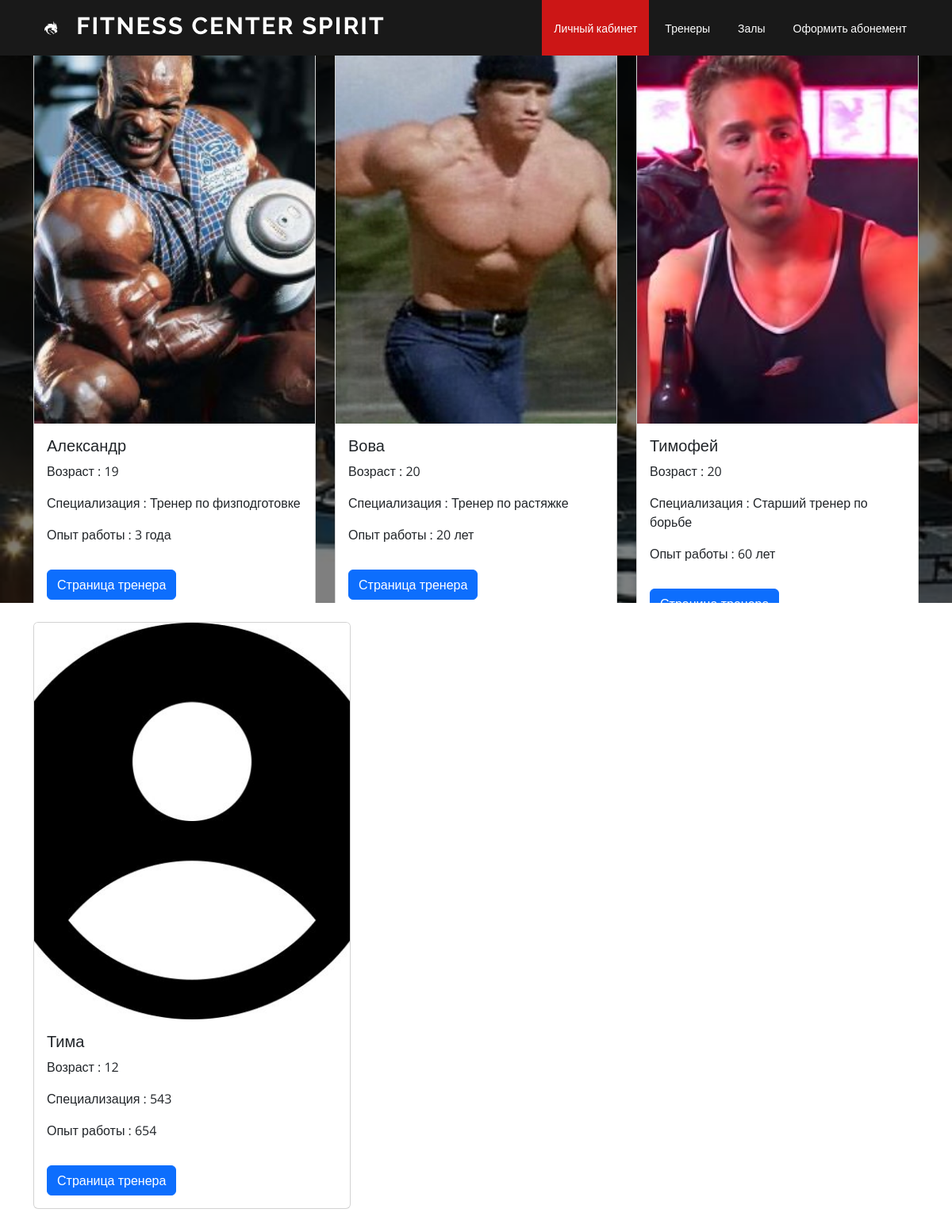
/coach, run on an earlier commit of the app's database.
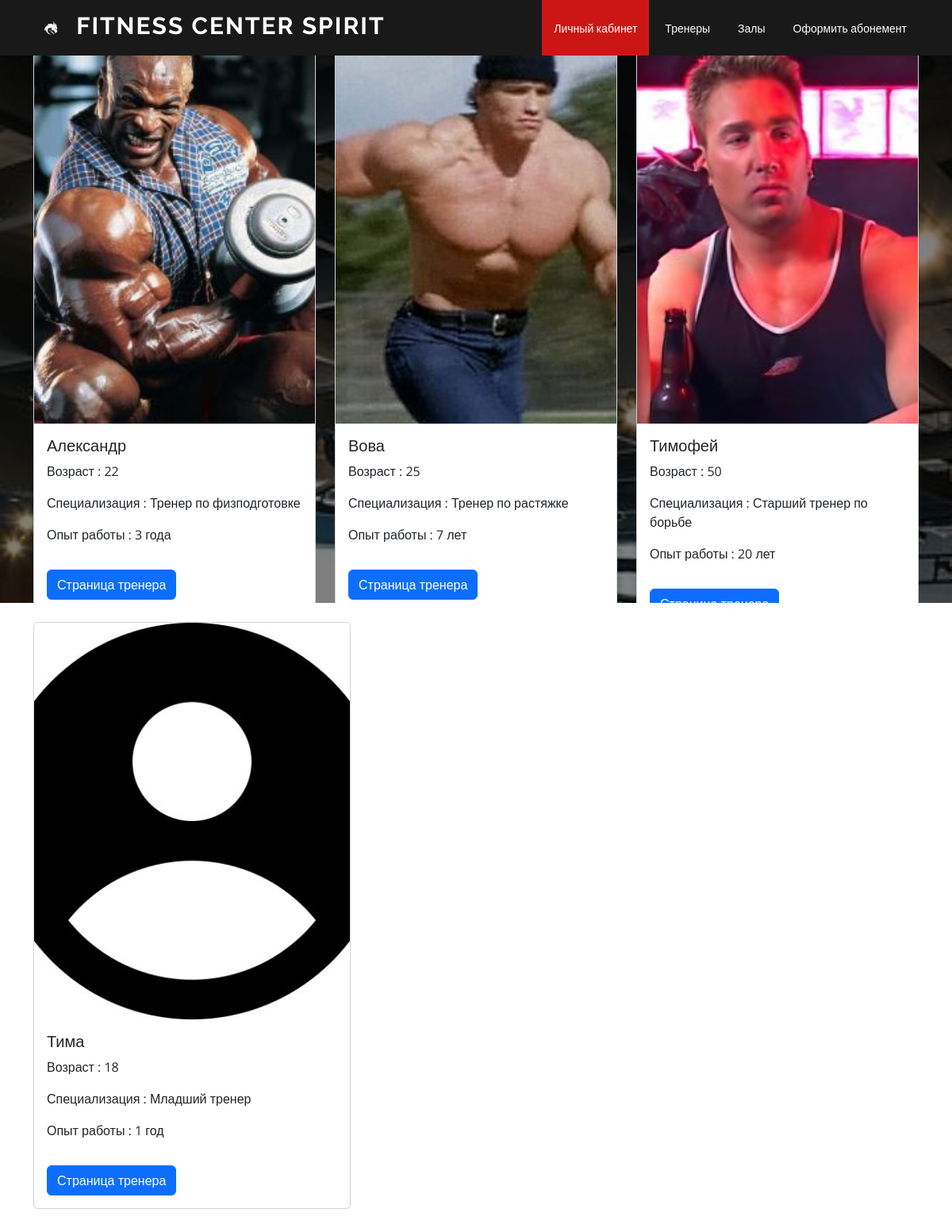
And on a later commit of the database.
### main/models.py (models this page shows, shortened)
class Coach(models.Model):
    name = models.CharField('Имя тренера', max_length=30)
    age = models.IntegerField('Возраст', null=True, blank=True)
    qualification = models.CharField('Специализация', max_length=30, null=True, blank=True)
    experience = models.CharField('Опыт работы', max_length=30, null=True, blank=True)
    gym = models.ManyToManyField(Gym, related_name='Залы')
    image = models.ImageField(null=True, blank=True, upload_to='coachs/')
    is_coach = models.BooleanField('без тренера', blank=True, default=False)
    class Meta:
        verbose_name = 'Тренер'
        verbose_name_plural = 'Тренеры'

### main/views.py (the view)
# urls.py: path('coach', coach, name='coach'),
def coach(request):
    coaches = Coach.objects.filter(is_coach=False)[:3]
    tren = Coach.objects.filter(is_coach=False)[3:]
    context = {"coaches": coaches,
               "tren": tren}
    return render(request, 'main/coach.html', context)

### main/templates/main/coach.html (shortened to what this page needs)
{% extends 'main/base.html' %}
{% block hero %}
<section id="hero" class="d-flex align-items-center">
    <div class="container position-relative">
        <div class="row">
            {% for coach in coaches %}
                <div class="col-md-4">
                    <div class="card" style="width: 100%;">
                        {% if coach.image %}
                            <img src="{{coach.image.url}}" class="card-img-top" alt="..."
                                style="object-fit: cover; height: 500px;">
                        {% else %}
                            <img src="static/main/image/загружено.jpg" class="card-img-top" alt="..."
                                style="object-fit: cover; height: 500px;">
                        {% endif %}
                        <div class="card-body">
                            <h5 class="card-title">{{coach.name}}</h5>
                            <p class="card-text">Возраст : {{coach.age}}</p>
                            <p class="card-text">Специализация : {{coach.qualification}}</p>
                            <p class="card-text">Опыт работы : {{coach.experience}}</p>
                        </div>
                        <div class="card-body">
                            <a href="{% url 'coachview' coach.id %}" class="btn btn-primary">Страница тренера</a>
                        </div>
                    </div>
                </div><br>
            {% endfor %}
        </div>
    </div>
</section>
{% endblock %}
{% block content %}
<br>
<div class="container position-relative">
    <div class="row">
        {% for tr in tren %}
      <div class="col-md-4">
            <div class="card" style="width: 25rem;">
                {% if tr.image %}
                    <img src="{{tr.image.url}}" class="card-img-top" alt="...">
                {% else %}
                    <img src="static/main/image/загружено.jpg" class="card-img-top" alt="..."
                        style="object-fit: cover; height: 500px;">
                {% endif %}
                <div class="card-body">
                    <h5 class="card-title">{{tr.name}}</h5>
                    <p class="card-text">Возраст : {{tr.age}}</p>
                    <p class="card-text">Специализация : {{tr.qualification}}</p>
                    <p class="card-text">Опыт работы : {{tr.experience}}</p>
                </div>
                <div class="card-body">
                    <a href="{% url 'coachview' tr.id %}" class="btn btn-primary">Страница тренера</a>
                </div>
            </div>
        </div>
        {% endfor %}
    </div><br>
</div>
{% endblock %}

### main/templates/main/base.html (shortened to what this page needs)
{% load static %}
<!DOCTYPE html>
<html lang="ru">
<head>
  <link href="static/assets/vendor/aos/aos.css" rel="stylesheet">
  <link href="static/assets/vendor/bootstrap/css/bootstrap.min.css" rel="stylesheet">
  <link href="static/assets/vendor/bootstrap-icons/bootstrap-icons.css" rel="stylesheet">
  <link href="static/assets/vendor/boxicons/css/boxicons.min.css" rel="stylesheet">
  <link href="static/assets/vendor/glightbox/css/glightbox.min.css" rel="stylesheet">
  <link href="static/assets/vendor/swiper/swiper-bundle.min.css" rel="stylesheet">
  <link href="static/assets/css/style.css" rel="stylesheet">
</head>
<body>
  <header id="header" class="d-flex align-items-center">
    <div class="container d-flex align-items-center justify-content-between">
      <h1 class="logo"><img src="static/main/image/logo1.jpg" style="width: 45px; height: 90px;"> <a href="/">Fitness center Spirit</a></h1>
      <nav id="navbar" class="navbar">
        <ul>
          {% if request.user.is_authenticated %}
          <li><a class="nav-link scrollto active" href="profile">Личный кабинет</a></li>
          {% else %}
          <li><a class="nav-link scrollto active" href="login">Личный кабинет</a></li>
          {% endif %}
          <li><a class="nav-link scrollto" href="coach">Тренеры</a></li>
          <li><a class="nav-link scrollto" href="gym">Залы</a></li>
          <li><a class="nav-link scrollto " href="card">Оформить абонемент</a></li>
        </ul>
      </nav>
    </div>
  </header>
{% block hero %}
{% endblock %}
  <main id="main">
      {% block content %}
      {% endblock %}
  </main>
</body>
</html>

### static/assets/css/style.css (style rules this page uses)
body { font-family: "Open Sans", sans-serif; color: #444444; }
a { color: #cc1616; text-decoration: none; }
h1, h2, h3, h4, h5, h6 { font-family: "Raleway", sans-serif; }
#header { background: rgba(25, 25, 25, 0.95); transition: all 0.5s; z-index: 997; height: 70px; }
#header.fixed-top { background: #191919; }
#header .logo { font-size: 30px; margin: 0; padding: 0; line-height: 1; font-weight: 700; letter-spacing: 2px; text-transform: uppercase; }
#header .logo a { color: #fff; }
#header .logo img { max-height: 40px; }
.scrolled-offset { margin-top: 70px; }
.navbar { padding: 0; }
.navbar ul { margin: 0; padding: 0; display: flex; list-style: none; align-items: center; }
.navbar li { position: relative; }
.navbar>ul>li { margin-left: 5px; }
.navbar a, .navbar a:focus { display: flex; align-items: center; justify-content: space-between; padding: 25px 15px 24px 15px; font-size: 14px; color: #fff; white-space: nowrap; transition: 0.3s; }
.navbar a:hover, .navbar .active, .navbar .active:focus, .navbar li:hover>a { background: #cc1616; }
#hero { width: 100%; height: calc(100vh - 110px); background: url("../img/hero-bg.jpg") top center; background-size: cover; position: relative; }
#hero:before { content: ""; background: rgba(0, 0, 0, 0.5); position: absolute; bottom: 0; top: 0; left: 0; right: 0; }
@media (min-width: 1024px) { #hero { background-attachment: fixed; } }
section { padding: 60px 0; overflow: hidden; }

What changed in the data, as far as the page shows it:
changed Coach "Александр": age "19" → "22"
changed Coach "Вова": age "20" → "25"; experience "20 лет" → "7 лет"
changed Coach "Тимофей": age "20" → "50"; experience "60 лет" → "20 лет"
changed Coach "Тима": age "12" → "18"; qualification "543" → "Младший тренер"; experience "654" → "1 год"
